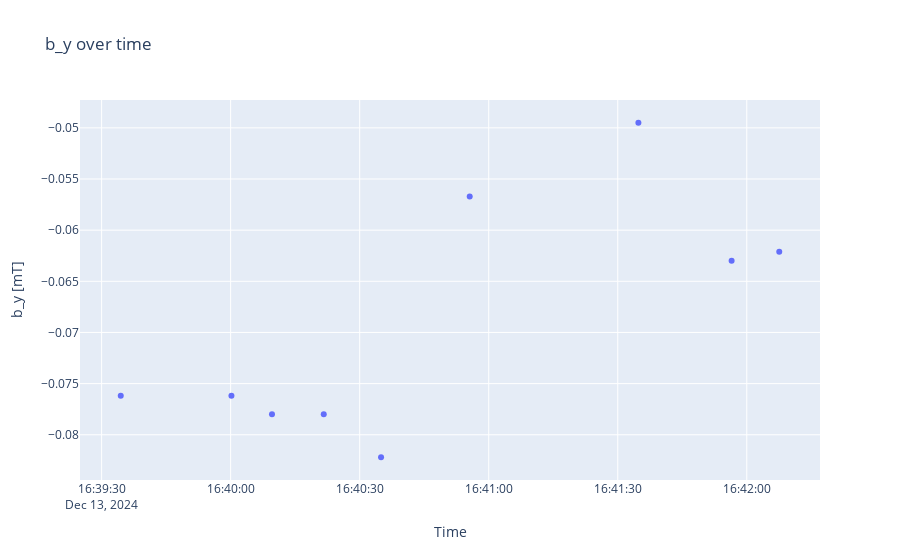

Notebook source saved alongside this figure:
### Code cell
measuredby = go.Scatter(x=corrected_timestamps, y=by7, mode='markers')
layoutby = go.Layout(title='b_y over time')
figby = go.Figure(data=[measuredby], layout=layoutby)
figby.update_yaxes(scaleanchor='y')
figby.update_layout(
    xaxis_title="Time",
    yaxis_title="b_y [mT]"
)
figby.show()

### Figure 1 — Plotly figure (JSON) as saved in the notebook; plotly's stock layout.template omitted (floating-point values rounded to 4 significant figures)
{"data": [{"mode": "markers", "type": "scatter", "x": ["2024-12-13T16:39:34.448489", "2024-12-13T16:40:00.182827", "2024-12-13T16:40:09.612112", "2024-12-13T16:40:21.644345", "2024-12-13T16:40:34.966368", "2024-12-13T16:40:55.579053", "2024-12-13T16:41:34.800105", "2024-12-13T16:41:56.471110", "2024-12-13T16:42:07.546328"], "y": [-0.0762, -0.0762, -0.078, -0.078, -0.0822, -0.0567, -0.0495, -0.063, -0.0621]}], "layout": {"title": {"text": "b_y over time"}, "xaxis": {"title": {"text": "Time"}}, "yaxis": {"scaleanchor": "y", "title": {"text": "b_y [mT]"}}}}
